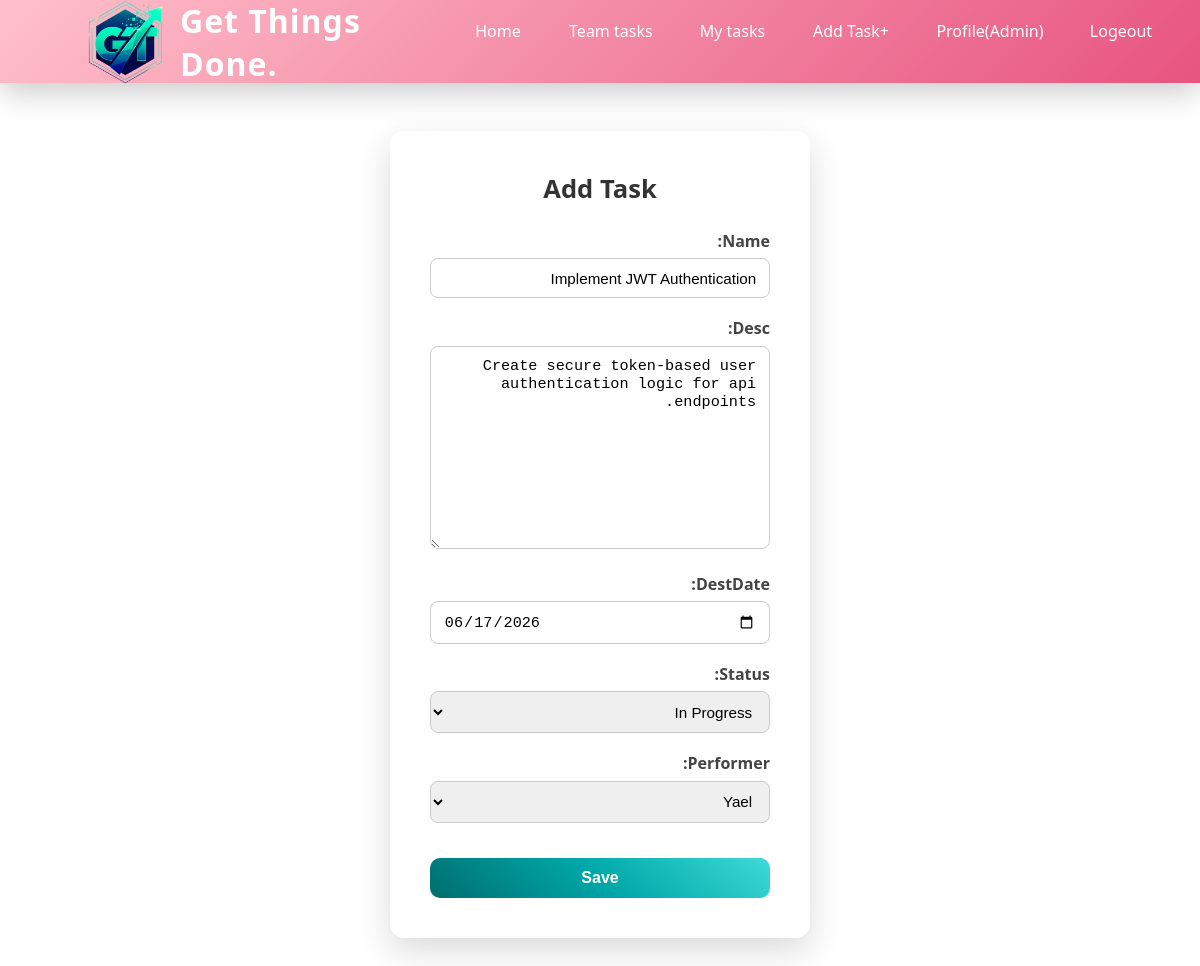
Screenshot of /edit/2/ (signed in) with the database file from the repository.
### DjangoApp/models.py (models this page shows, shortened)
class Task(models.Model):
    id = models.AutoField(primary_key=True)
    name = models.CharField(max_length=50)
    desc = models.TextField(max_length=1000)
    destDate = models.DateField()
    STATUS_CHOICES = [
        ('New', 'New'),
        ('In_Progress', 'In Progress'),
        ('Done', 'Done'),
    ]
    status = models.CharField(max_length=20, choices=STATUS_CHOICES, default='New')
    performer = models.ForeignKey(User, on_delete=models.CASCADE, null=True, blank=True)
    team = models.ForeignKey(Team, on_delete=models.CASCADE)

### DjangoApp/views.py (the view)
# urls.py: path('edit/<int:id>/', views.update_task, name='update_task'),
@user_passes_test(is_admin)
def update_task(request, id):
    task = get_object_or_404(Task, pk=id)
    if request.method == "POST":
        form = TaskForm(request.POST, instance=task)
        if form.is_valid():
            form.save()
        return redirect('allTask')
    else:
        form = TaskForm(instance=task)
        return render(request, 'task/task_form.html', {'form': form})

### DjangoApp/forms.py
class TaskForm(forms.ModelForm):
    class Meta:
        model = Task
        fields = ['name','desc','destDate','status','performer']
        widgets = {
            'destDate': forms.DateInput(
                attrs={'type': 'date', 'class': 'form-control'}
            ),
            'team': forms.HiddenInput()
        }

### DjangoApp/views.py (called while the page is built)
def is_admin(user):
    return user.userprofile.role == 'Manager'

### DjangoApp/templates/task/task_form.html (shortened to what this page needs)
{% extends 'djApp/base.html' %}
{% load static %}
{% block content %}
<div class="form-container">
<h2>Add Task {{team}}</h2>
<form method="post">
    {{ form.as_p }}
    <button type="submit">Save</button>
</form>
    </div>
{% endblock %}

### DjangoApp/templates/djApp/base.html (shortened to what this page needs)
<!DOCTYPE html>
{% load static %}
<html lang="he" dir="rtl">
<head>
    <link rel="stylesheet" href="{% static 'css/navs.css' %}">
    <link rel="stylesheet" href="{% static 'css/forms.css' %}">
</head>
<body>
<nav class="navbar">
    <div class="nav-container">
       <a href="{% url 'home' %}" class="nav-logo">
        <img src="{% static 'images/lls.png' %}" alt="Get Things Done Logo" class="imgLogo" width="90">
        <span>Get Things Done.</span>
    </a>
        <ul class="nav-links">
            <li><a href="{% url 'home' %}">Home</a></li>
            {% if user.is_authenticated %}
            <li><a href="{% url 'allTask' %}">Team tasks</a></li>
            <li><a href="{% url 'myTasks' %}">My tasks </a></li>
            {% if user.userprofile.role == 'Manager' %}
            <li><a href="{% url 'create_task' %}">Add Task+</a></li>
            {% endif %}
            <li><a href="{% url 'profile' %}"> Profile({{ user.username }})</a></li>
            <li><a href="{% url 'logout' %}">Logeout</a></li>
            {% else %}
            <li><a href="{% url 'login' %}">Login</a></li>
            <li><a href="{% url 'register' %}">Register</a></li>
            {% endif %}
        </ul>
    </div>
</nav>
<div class="content">
    {% block content %}
    {% endblock %}
</div>
</body>
</html>

### DjangoApp/static/css/navs.css (style rules this page uses)
:root { --bg-main: linear-gradient(135deg, #ffc0cb 0%, #e75480 100%); --accent: #f5576c; --text: #ffffff; --glass: rgba(255, 255, 255, 0.15); --shadow: 0 10px 30px rgba(0, 0, 0, 0.2); }
* { margin: 0; padding: 0; box-sizing: border-box; }
body { font-family: 'Segoe UI', system-ui, sans-serif; }
.nav-container { direction: ltr; }
.nav-links { direction: ltr; }
.navbar { background: var(--bg-main); backdrop-filter: blur(12px); box-shadow: var(--shadow); position: sticky; top: 0; z-index: 1000; animation: slideDown 0.5s ease-out; }
.nav-container { max-width: 1200rem; margin: auto; padding: 0 2rem; height: 83px; display: flex; justify-content: space-between; align-items: center; }
.nav-logo { display: flex; align-items: center; gap: 10px; color: var(--text); font-size: 2rem; font-weight: 700; text-decoration: none; letter-spacing: 1px; margin-left: 3rem; }
.nav-links { list-style: none; display: flex; gap: 0.8rem; }
.nav-links a { color: var(--text); text-decoration: none; padding: 0.6rem 1.2rem; border-radius: 10px; position: relative; transition: all 0.25s ease; }
.nav-links a::after { content: ""; position: absolute; bottom: 6px; left: 50%; width: 0; height: 2px; background: #fff; transition: all 0.3s ease; }

### DjangoApp/static/css/forms.css (style rules this page uses)
.form-container { max-width: 420px; margin: 3rem auto; padding: 2.5rem; background: #ffffff; border-radius: 14px; box-shadow: 0 12px 35px rgba(0, 0, 0, 0.15); }
.form-container h2 { text-align: center; margin-bottom: 1.5rem; font-size: 1.6rem; color: #333; }
.form-container form p { margin-bottom: 1.2rem; }
.form-container label { display: block; font-weight: 600; margin-bottom: 0.4rem; color: #444; }
.form-container input, .form-container select, .form-container textarea { width: 100%; padding: 0.65rem 0.8rem; border-radius: 8px; border: 1px solid #ccc; font-size: 0.95rem; transition: border 0.25s, box-shadow 0.25s; }
.form-container button { width: 100%; margin-top: 1rem; padding: 0.7rem; font-size: 1rem; font-weight: 600; color: #fff; background: linear-gradient( 40deg, #006D6F 0%, #00A8A8 50%, #3EDAD7 100% ); border: none; border-radius: 10px; cursor: pointer; transition: transform 0.25s, box-shadow 0.25s; }

### rows the page displays
Task: name "Implement JWT Authentication", desc "Create secure token-based user authentication logic for api endpoints.", destDate "06/17/2026", status "In Progress", performer "Yael"

### other values shown
{{ user.username }} "Admin"
